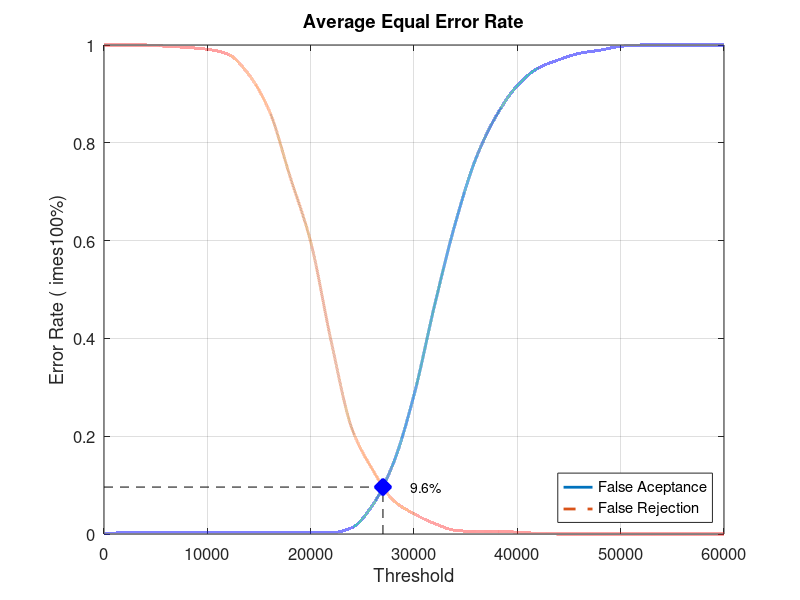
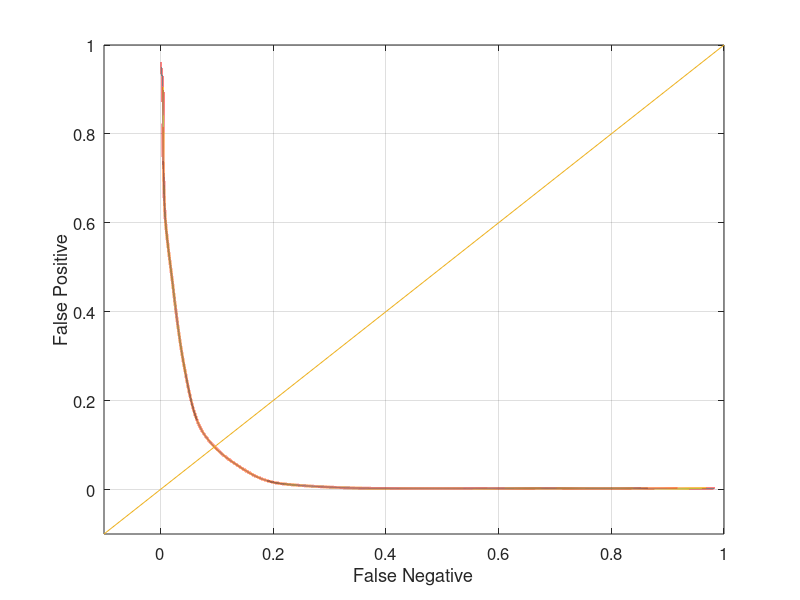

MATLAB code to generate these figures, in order:
close all;
clear;
clc;
x = 0:2000:60000;
xq = 0:0.5:60000;

y0 = [0 0.00263158 0.00263158 0.00263158 0.00263158 0.00263158 0.00263158 0.00263158 0.00263158 0.00263158 0.00263158 0.00263158 0.0131579 0.0592105 0.144737 0.284211 0.468421 0.635526 0.768421 0.856579 0.917105 0.952632 0.969737 0.982895 0.989474 0.997368 1 1 1 1 1]
yy0 = interp1(x, y0, xq, 'pchip');
y1 = [1 1 1 0.9975 0.995 0.99125 0.98125 0.94 0.865 0.73125 0.5975 0.3925 0.215 0.13125 0.06875 0.04125 0.02125 0.0075 0.005 0.005 0.00375 0.00125 0 0 0 0 0 0 0 0 0]
yy1 = interp1(x, y1, xq, 'pchip');

% Calculating EER: 
y2 = abs(y0 - y1);
find(y2 == min(y2))
yy2 = abs(yy0 - yy1);
xEER = find(yy2 == min(yy2));
xEERIndex = xq(xEER) % X-axis EER
yEER = yy0(xEER) % Y-axis EER

main = figure
plot(xq, yy0,'-','LineWidth', 2);	hold on
plot(xq, yy1,'--','LineWidth', 2);	hold on
plot([xEERIndex xEERIndex], [0 yEER], 'k--');	hold on
plot([0 xEERIndex], [yEER yEER], 'k--');	hold on
plot(xEERIndex, yEER, 'bx', 'LineWidth', 10);	hold on
text(xEERIndex + 10 * xEERIndex / 100, yEER, [num2str(round((10000 * yEER)) / 100) '%'])
legend('False Aceptance', 'False Rejection', 'Location', 'SouthEast')
xlabel('Threshold')
ylabel('Error Rate (	imes100%)')
title('Average Equal Error Rate')
set(gca, 'FontSize', 12)
axis([0 60000 0 1])
grid on

print(main, 'Experiment5AverageMain', '-dpng');
FNRxFPR = figure('Color', [1 1 1]);
plot(yy1, yy0, '-', yy1, yy0, 'LineWidth', 2);
hold on
y = -0.1:0.1:1
plot(y, y); 
set(gca, 'FontSize', 12)
xlabel('False Negative')
ylabel('False Positive')
axis([-0.1 1 -0.1 1])
set(gca, 'FontSize', 12)
grid on

print(FNRxFPR, 'Experiment5AverageFNRxFPR','-dpng');
